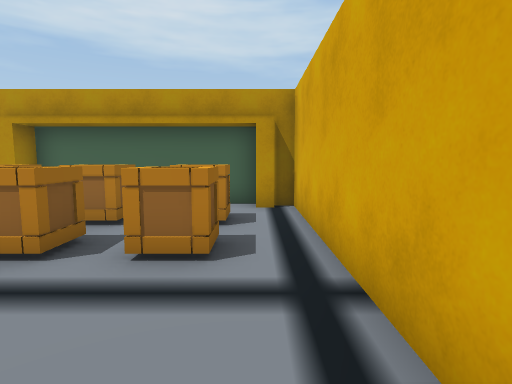
View 1 (above)

16 first-person views from a walk through a scene from a Unity 3-D project. The camera is 1.2 m above the floor, tilts 6° down and sees 80° across. The floor is counted in squares, 1 m on a side. Each view is taken from the middle of a square. On the plan, view 1 faces up. The plan holds only what a view shows up to about 13 squares ahead; the rest is blank. The place goes on beyond the plan. Some animated figures are left out. Door leaves are left out, so doorways stand open.

View 2
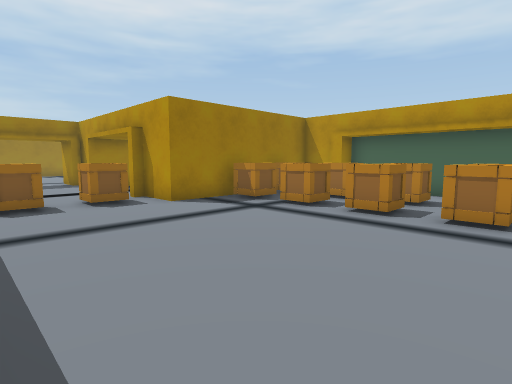

View 3
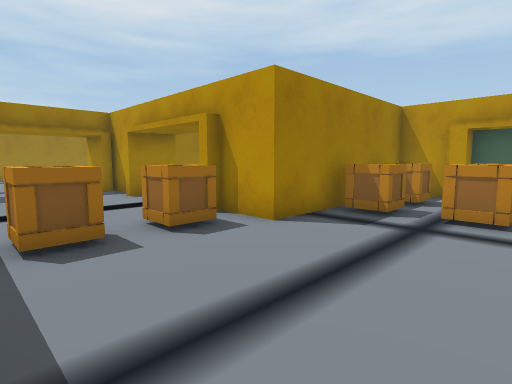

View 4
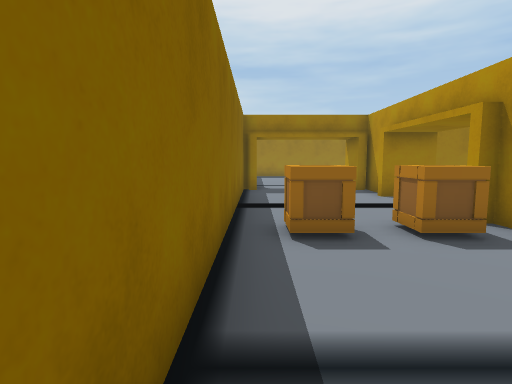

View 5
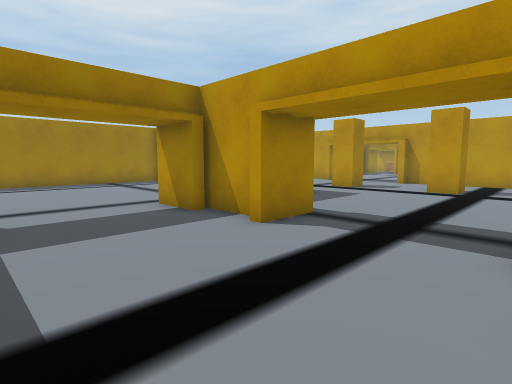

View 6
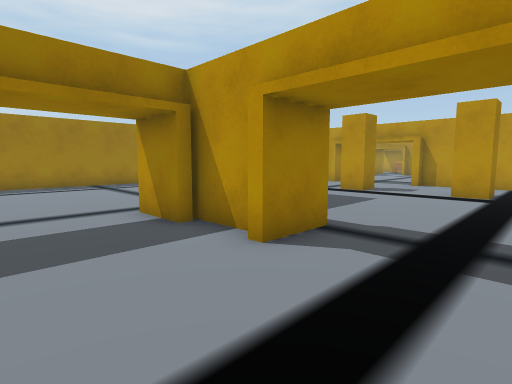

View 7
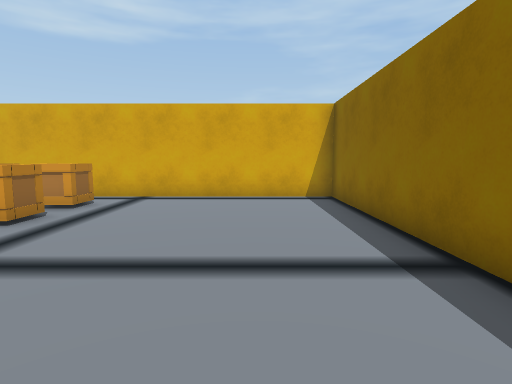

View 8
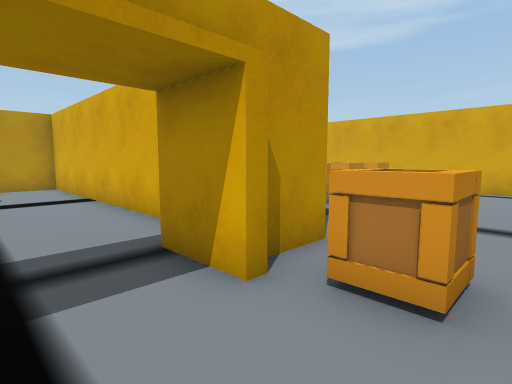

View 9
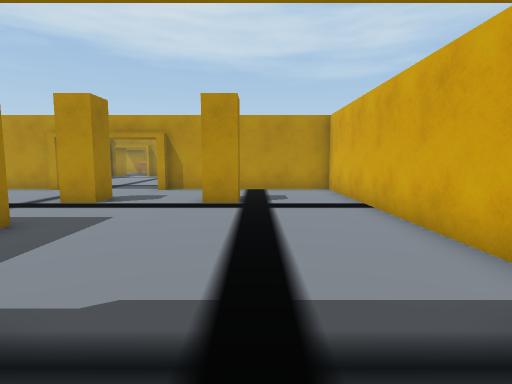

View 10
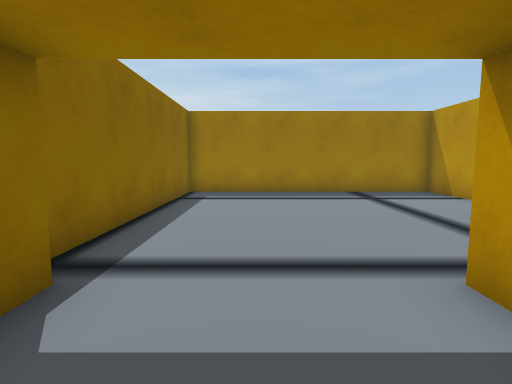

View 11
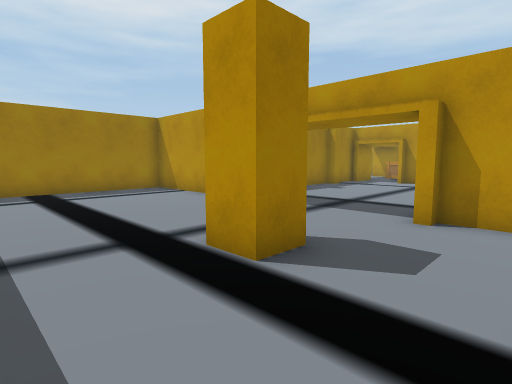

View 12
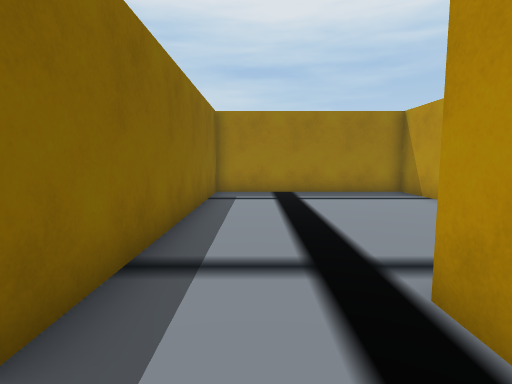

View 13
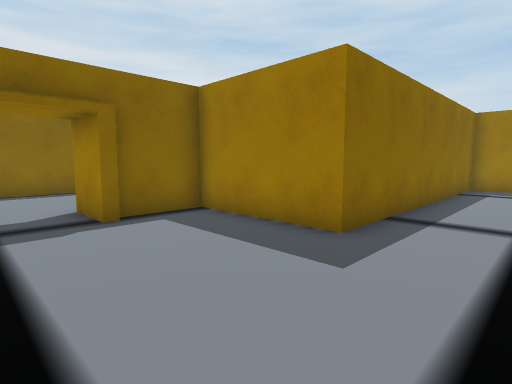

View 14
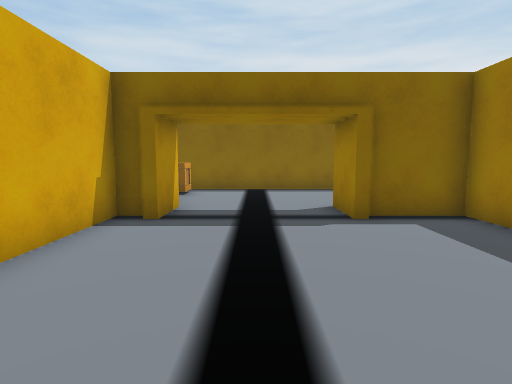

View 15
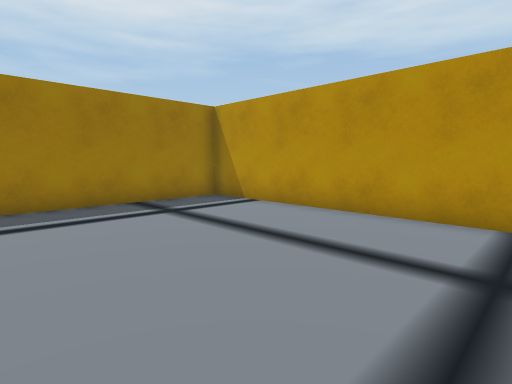

View 16
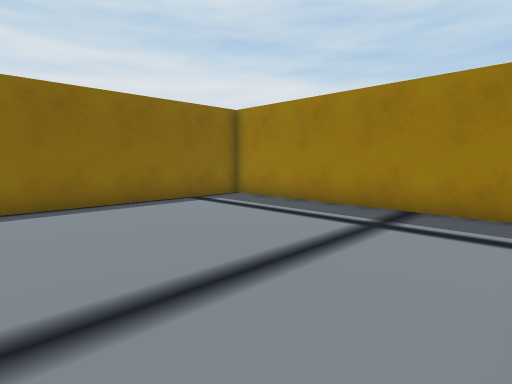

### Floor plan
Ten units are one square. View 1 is at (0, 0); x grows to the right and y downward. Boxes are objects, and circles mark ways between rooms. Rooms are numbered by the first view taken in them; rooms with no view inside come last. Other rooms are left out.
<svg viewBox="-270 -145 285 185">
<path fill="none" stroke="#000" d="M-60 -76 -65 -76M-65 -80 -70 -80M-80 -80 -80 -15 -97 -15 -97 -11M-140 -29 -140 -10 -144 -10M-146 -15 -165 -15M5 -76 0 -76M0 -84 -60 -84M-161 29 -161 35 10 35 10 -80M-204 -135 -265 -135 -265 -65 -165 -65 -165 -25 -144 -25M-90 -25 -90 -135 -156 -135 -156 -131 -160 -131M-100 -11 -100 -29 -96 -29M-185 -55 -265 -55 -265 35 -185 35M-179 30 -172 30M-160 -10 -179 -10"/>
<rect x="-105" y="-5" width="20" height="10" fill="#bbb"><title>crate</title></rect>
<rect x="-95" y="15" width="10" height="10" fill="#bbb"><title>crate</title></rect>
<rect x="-75" y="-45" width="10" height="10" fill="#bbb"><title>crate</title></rect>
<rect x="-75" y="-65" width="10" height="10" fill="#bbb"><title>crate</title></rect>
<rect x="-55" y="-45" width="10" height="10" fill="#bbb"><title>crate</title></rect>
<rect x="-55" y="-65" width="10" height="10" fill="#bbb"><title>crate</title></rect>
<rect x="-35" y="-45" width="10" height="10" fill="#bbb"><title>crate</title></rect>
<rect x="-35" y="-65" width="10" height="10" fill="#bbb"><title>crate</title></rect>
<rect x="-15" y="-45" width="10" height="10" fill="#bbb"><title>crate</title></rect>
<rect x="-15" y="-65" width="10" height="10" fill="#bbb"><title>crate</title></rect>
<rect x="-175" y="-105" width="10" height="10" fill="#bbb"><title>other object</title></rect>
<rect x="-135" y="-105" width="10" height="10" fill="#bbb"><title>other object</title></rect>
<circle cx="-117" cy="-18" r="3" fill="#2a7"/>
<circle cx="-170" cy="10" r="3" fill="#2a7"/>
<text x="-60" y="-10">1</text>
<text x="-170" y="-90">2</text>
<text x="-220" y="-10">3</text>
</svg>
Room 1 opens to room 2. Room 1 opens to room 3.

Where each view was taken, in squares from view 1:
view 1: 0 up, 0 right, facing up
view 2: 3 down, 0 right, facing up-left
view 3: 3 down, 4 left, facing up-left
view 4: 3 down, 4 left, facing left
view 5: 3 down, 10 left, facing up-left
view 6: 2 down, 11 left, facing up-left
view 7: 1 down, 9 left, facing right
view 8: 1 down, 12 left, facing up-right
view 9: 1 up, 12 left, facing up
view 10: 1 down, 15 left, facing left
view 11: 7 up, 14 left, facing up-left
view 12: 8 up, 15 left, facing left
view 13: 9 up, 12 left, facing down-left
view 14: 9 up, 12 left, facing down
view 15: 1 down, 18 left, facing up-left
view 16: 5 up, 19 left, facing down-left
